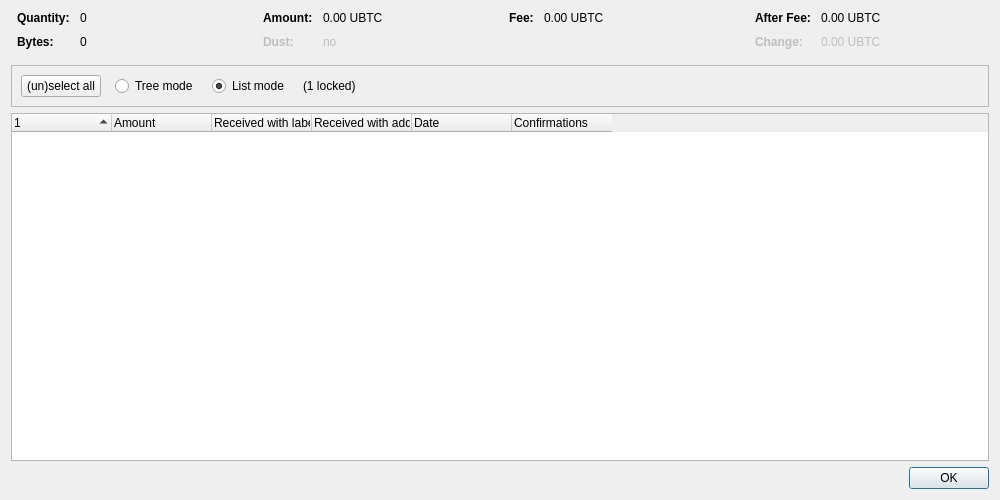
<?xml version="1.0" encoding="UTF-8"?>
<ui version="4.0">
 <class>CoinControlDialog</class>
 <widget class="QDialog" name="CoinControlDialog">
  <property name="geometry">
   <rect>
    <x>0</x>
    <y>0</y>
    <width>1000</width>
    <height>500</height>
   </rect>
  </property>
  <property name="windowTitle">
   <string>Coin Selection</string>
  </property>
  <layout class="QVBoxLayout" name="verticalLayout">
   <item>
    <layout class="QHBoxLayout" name="horizontalLayoutTop" stretch="0,0,0,0">
     <property name="topMargin">
      <number>0</number>
     </property>
     <property name="bottomMargin">
      <number>10</number>
     </property>
     <item>
      <layout class="QFormLayout" name="formLayoutCoinControl1">
       <property name="horizontalSpacing">
        <number>10</number>
       </property>
       <property name="verticalSpacing">
        <number>10</number>
       </property>
       <property name="leftMargin">
        <number>6</number>
       </property>
       <property name="rightMargin">
        <number>6</number>
       </property>
       <item row="0" column="0">
        <widget class="QLabel" name="labelCoinControlQuantityText">
         <property name="font">
          <font>
           <weight>75</weight>
           <bold>true</bold>
          </font>
         </property>
         <property name="text">
          <string>Quantity:</string>
         </property>
        </widget>
       </item>
       <item row="0" column="1">
        <widget class="QLabel" name="labelCoinControlQuantity">
         <property name="cursor">
          <cursorShape>IBeamCursor</cursorShape>
         </property>
         <property name="contextMenuPolicy">
          <enum>Qt::ActionsContextMenu</enum>
         </property>
         <property name="text">
          <string notr="true">0</string>
         </property>
         <property name="textInteractionFlags">
          <set>Qt::LinksAccessibleByMouse|Qt::TextSelectableByKeyboard|Qt::TextSelectableByMouse</set>
         </property>
        </widget>
       </item>
       <item row="1" column="0">
        <widget class="QLabel" name="labelCoinControlBytesText">
         <property name="font">
          <font>
           <weight>75</weight>
           <bold>true</bold>
          </font>
         </property>
         <property name="text">
          <string>Bytes:</string>
         </property>
        </widget>
       </item>
       <item row="1" column="1">
        <widget class="QLabel" name="labelCoinControlBytes">
         <property name="cursor">
          <cursorShape>IBeamCursor</cursorShape>
         </property>
         <property name="contextMenuPolicy">
          <enum>Qt::ActionsContextMenu</enum>
         </property>
         <property name="text">
          <string notr="true">0</string>
         </property>
         <property name="textInteractionFlags">
          <set>Qt::LinksAccessibleByMouse|Qt::TextSelectableByKeyboard|Qt::TextSelectableByMouse</set>
         </property>
        </widget>
       </item>
      </layout>
     </item>
     <item>
      <layout class="QFormLayout" name="formLayoutCoinControl2">
       <property name="horizontalSpacing">
        <number>10</number>
       </property>
       <property name="verticalSpacing">
        <number>10</number>
       </property>
       <property name="leftMargin">
        <number>6</number>
       </property>
       <property name="rightMargin">
        <number>6</number>
       </property>
       <item row="0" column="0">
        <widget class="QLabel" name="labelCoinControlAmountText">
         <property name="font">
          <font>
           <weight>75</weight>
           <bold>true</bold>
          </font>
         </property>
         <property name="text">
          <string>Amount:</string>
         </property>
        </widget>
       </item>
       <item row="0" column="1">
        <widget class="QLabel" name="labelCoinControlAmount">
         <property name="cursor">
          <cursorShape>IBeamCursor</cursorShape>
         </property>
         <property name="contextMenuPolicy">
          <enum>Qt::ActionsContextMenu</enum>
         </property>
         <property name="text">
          <string notr="true">0.00 UBTC</string>
         </property>
         <property name="textInteractionFlags">
          <set>Qt::LinksAccessibleByMouse|Qt::TextSelectableByKeyboard|Qt::TextSelectableByMouse</set>
         </property>
        </widget>
       </item>
       <item row="1" column="0">
        <widget class="QLabel" name="labelCoinControlLowOutputText">
         <property name="enabled">
          <bool>false</bool>
         </property>
         <property name="font">
          <font>
           <weight>75</weight>
           <bold>true</bold>
          </font>
         </property>
         <property name="text">
          <string>Dust:</string>
         </property>
        </widget>
       </item>
       <item row="1" column="1">
        <widget class="QLabel" name="labelCoinControlLowOutput">
         <property name="enabled">
          <bool>false</bool>
         </property>
         <property name="cursor">
          <cursorShape>IBeamCursor</cursorShape>
         </property>
         <property name="contextMenuPolicy">
          <enum>Qt::ActionsContextMenu</enum>
         </property>
         <property name="text">
          <string notr="true">no</string>
         </property>
         <property name="textInteractionFlags">
          <set>Qt::LinksAccessibleByMouse|Qt::TextSelectableByKeyboard|Qt::TextSelectableByMouse</set>
         </property>
        </widget>
       </item>
      </layout>
     </item>
     <item>
      <layout class="QFormLayout" name="formLayoutCoinControl3">
       <property name="horizontalSpacing">
        <number>10</number>
       </property>
       <property name="verticalSpacing">
        <number>10</number>
       </property>
       <property name="leftMargin">
        <number>6</number>
       </property>
       <property name="rightMargin">
        <number>6</number>
       </property>
       <item row="0" column="0">
        <widget class="QLabel" name="labelCoinControlFeeText">
         <property name="font">
          <font>
           <weight>75</weight>
           <bold>true</bold>
          </font>
         </property>
         <property name="text">
          <string>Fee:</string>
         </property>
        </widget>
       </item>
       <item row="0" column="1">
        <widget class="QLabel" name="labelCoinControlFee">
         <property name="cursor">
          <cursorShape>IBeamCursor</cursorShape>
         </property>
         <property name="contextMenuPolicy">
          <enum>Qt::ActionsContextMenu</enum>
         </property>
         <property name="text">
          <string notr="true">0.00 UBTC</string>
         </property>
         <property name="textInteractionFlags">
          <set>Qt::LinksAccessibleByMouse|Qt::TextSelectableByKeyboard|Qt::TextSelectableByMouse</set>
         </property>
        </widget>
       </item>
      </layout>
     </item>
     <item>
      <layout class="QFormLayout" name="formLayoutCoinControl4">
       <property name="horizontalSpacing">
        <number>10</number>
       </property>
       <property name="verticalSpacing">
        <number>10</number>
       </property>
       <property name="leftMargin">
        <number>6</number>
       </property>
       <property name="rightMargin">
        <number>6</number>
       </property>
       <item row="0" column="0">
        <widget class="QLabel" name="labelCoinControlAfterFeeText">
         <property name="font">
          <font>
           <weight>75</weight>
           <bold>true</bold>
          </font>
         </property>
         <property name="text">
          <string>After Fee:</string>
         </property>
        </widget>
       </item>
       <item row="0" column="1">
        <widget class="QLabel" name="labelCoinControlAfterFee">
         <property name="cursor">
          <cursorShape>IBeamCursor</cursorShape>
         </property>
         <property name="contextMenuPolicy">
          <enum>Qt::ActionsContextMenu</enum>
         </property>
         <property name="text">
          <string notr="true">0.00 UBTC</string>
         </property>
         <property name="textInteractionFlags">
          <set>Qt::LinksAccessibleByMouse|Qt::TextSelectableByKeyboard|Qt::TextSelectableByMouse</set>
         </property>
        </widget>
       </item>
       <item row="1" column="0">
        <widget class="QLabel" name="labelCoinControlChangeText">
         <property name="enabled">
          <bool>false</bool>
         </property>
         <property name="font">
          <font>
           <weight>75</weight>
           <bold>true</bold>
          </font>
         </property>
         <property name="text">
          <string>Change:</string>
         </property>
        </widget>
       </item>
       <item row="1" column="1">
        <widget class="QLabel" name="labelCoinControlChange">
         <property name="enabled">
          <bool>false</bool>
         </property>
         <property name="cursor">
          <cursorShape>IBeamCursor</cursorShape>
         </property>
         <property name="contextMenuPolicy">
          <enum>Qt::ActionsContextMenu</enum>
         </property>
         <property name="text">
          <string notr="true">0.00 UBTC</string>
         </property>
         <property name="textInteractionFlags">
          <set>Qt::LinksAccessibleByMouse|Qt::TextSelectableByKeyboard|Qt::TextSelectableByMouse</set>
         </property>
        </widget>
       </item>
      </layout>
     </item>
    </layout>
   </item>
   <item>
    <widget class="QFrame" name="frame">
     <property name="minimumSize">
      <size>
       <width>0</width>
       <height>40</height>
      </size>
     </property>
     <property name="frameShape">
      <enum>QFrame::StyledPanel</enum>
     </property>
     <property name="frameShadow">
      <enum>QFrame::Sunken</enum>
     </property>
     <layout class="QHBoxLayout" name="horizontalLayout">
      <item>
       <layout class="QHBoxLayout" name="horizontalLayoutPanel" stretch="0,0,0,0,0">
        <property name="spacing">
         <number>14</number>
        </property>
        <item>
         <widget class="QPushButton" name="pushButtonSelectAll">
          <property name="sizePolicy">
           <sizepolicy hsizetype="Maximum" vsizetype="Fixed">
            <horstretch>0</horstretch>
            <verstretch>0</verstretch>
           </sizepolicy>
          </property>
          <property name="text">
           <string>(un)select all</string>
          </property>
          <property name="autoDefault">
           <bool>false</bool>
          </property>
         </widget>
        </item>
        <item>
         <widget class="QRadioButton" name="radioTreeMode">
          <property name="sizePolicy">
           <sizepolicy hsizetype="Maximum" vsizetype="Fixed">
            <horstretch>0</horstretch>
            <verstretch>0</verstretch>
           </sizepolicy>
          </property>
          <property name="text">
           <string>Tree mode</string>
          </property>
         </widget>
        </item>
        <item>
         <widget class="QRadioButton" name="radioListMode">
          <property name="sizePolicy">
           <sizepolicy hsizetype="Maximum" vsizetype="Fixed">
            <horstretch>0</horstretch>
            <verstretch>0</verstretch>
           </sizepolicy>
          </property>
          <property name="text">
           <string>List mode</string>
          </property>
          <property name="checked">
           <bool>true</bool>
          </property>
         </widget>
        </item>
        <item>
         <widget class="QLabel" name="labelLocked">
          <property name="text">
           <string notr="true">(1 locked)</string>
          </property>
         </widget>
        </item>
        <item>
         <spacer name="horizontalSpacer">
          <property name="orientation">
           <enum>Qt::Horizontal</enum>
          </property>
          <property name="sizeHint" stdset="0">
           <size>
            <width>40</width>
            <height>20</height>
           </size>
          </property>
         </spacer>
        </item>
       </layout>
      </item>
     </layout>
    </widget>
   </item>
   <item>
    <widget class="CoinControlTreeWidget" name="treeWidget">
     <property name="contextMenuPolicy">
      <enum>Qt::CustomContextMenu</enum>
     </property>
     <property name="sortingEnabled">
      <bool>false</bool>
     </property>
     <property name="columnCount">
      <number>6</number>
     </property>
     <attribute name="headerShowSortIndicator" stdset="0">
      <bool>true</bool>
     </attribute>
     <attribute name="headerStretchLastSection">
      <bool>false</bool>
     </attribute>
     <column>
      <property name="text">
       <string/>
      </property>
     </column>
     <column>
      <property name="text">
       <string>Amount</string>
      </property>
     </column>
     <column>
      <property name="text">
       <string>Received with label</string>
      </property>
     </column>
     <column>
      <property name="text">
       <string>Received with address</string>
      </property>
     </column>
     <column>
      <property name="text">
       <string>Date</string>
      </property>
     </column>
     <column>
      <property name="text">
       <string>Confirmations</string>
      </property>
      <property name="toolTip">
       <string>Confirmed</string>
      </property>
     </column>
     <column>
      <property name="text">
       <string/>
      </property>
     </column>
     <column>
      <property name="text">
       <string/>
      </property>
     </column>
     <column>
      <property name="text">
       <string/>
      </property>
     </column>
     <column>
      <property name="text">
       <string/>
      </property>
     </column>
    </widget>
   </item>
   <item>
    <widget class="QDialogButtonBox" name="buttonBox">
     <property name="orientation">
      <enum>Qt::Horizontal</enum>
     </property>
     <property name="standardButtons">
      <set>QDialogButtonBox::Ok</set>
     </property>
    </widget>
   </item>
  </layout>
 </widget>
 <customwidgets>
  <customwidget>
   <class>CoinControlTreeWidget</class>
   <extends>QTreeWidget</extends>
   <header>qt/coincontroltreewidget.h</header>
  </customwidget>
 </customwidgets>
 <resources/>
 <connections/>
</ui>
